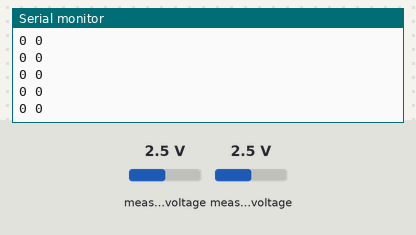
Simulated run of this sketch. Board: Arduino Uno, built with avr-gcc and run on an emulated ATmega328P. On the bench: the last lines printed to the serial monitor. Inputs (shaded band) come from the test bench; at power-on: measured voltage 2.5 V.

Above: at 1.2 s.
1.3 s: measured voltage (sensor 200) set to 0.1 V
At 1.9 s:
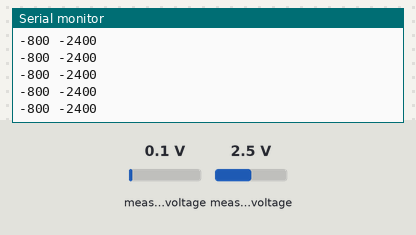
4.3 s: measured voltage (sensor 201) set to 1.2 V
At 4.9 s:
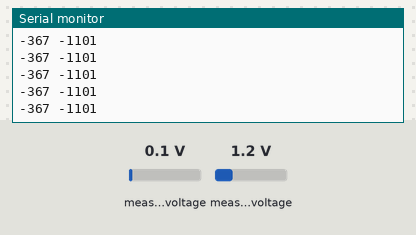
5.8 s: measured voltage (sensor 200) set to 1.2 V
At 6.6 s:
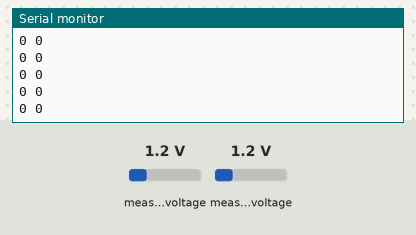
7.3 s: measured voltage (sensor 201) set to 0.1 V
At 7.8 s:
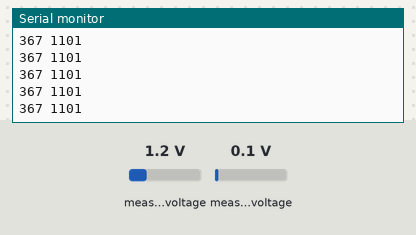
Timing chart, 0 to 9.8 s (numbered marks = the images above; inputs shaded):
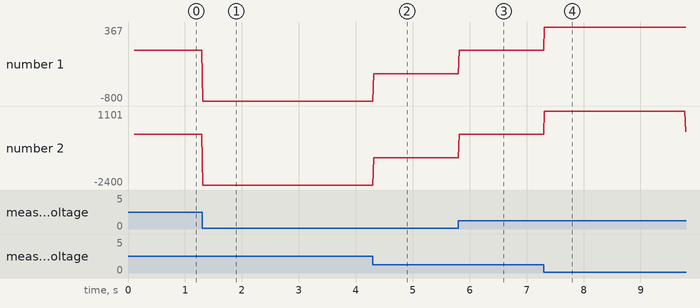

The sketch:

demoadc.ino
```cpp
#include <Wire.h>
#include <Adafruit_ADS1015.h>

Adafruit_ADS1015 ads1015;

void setup(void)
{
  Serial.begin(9600);
  Serial.println("Hello!");

  Serial.println("Getting differential reading from AIN0 (P) and AIN1 (N)");
  Serial.println("ADC Range: +/- 6.144V (1 bit = 3mV)");
  ads1015.begin();
}

void loop(void)
{
  int16_t results;

  results = ads1015.readADC_Differential_0_1();
   Serial.print(results); Serial.print(" "); Serial.println(results * 3); //Serial.println("mV)");

  delay(10);
}
```

Measured:
- after the input at 1.3 s, the serial monitor: prints a new line at once (image 1)
- after the input at 4.3 s, the serial monitor: prints a new line at once (image 2)
- after the input at 5.8 s, the serial monitor: prints a new line at once (image 3)
- after the input at 7.3 s, the serial monitor: prints a new line at once (image 4)
- plotted number 1: 0 → -800 after the input at 1.3 s, -800 → -367 after the input at 4.3 s, -367 → 0 after the input at 5.8 s, 0 → 367 after the input at 7.3 s
- plotted number 2: 0 → -2400 after the input at 1.3 s, -2400 → -1101 after the input at 4.3 s, -1101 → 0 after the input at 5.8 s, 0 → 110 after the input at 7.3 s
